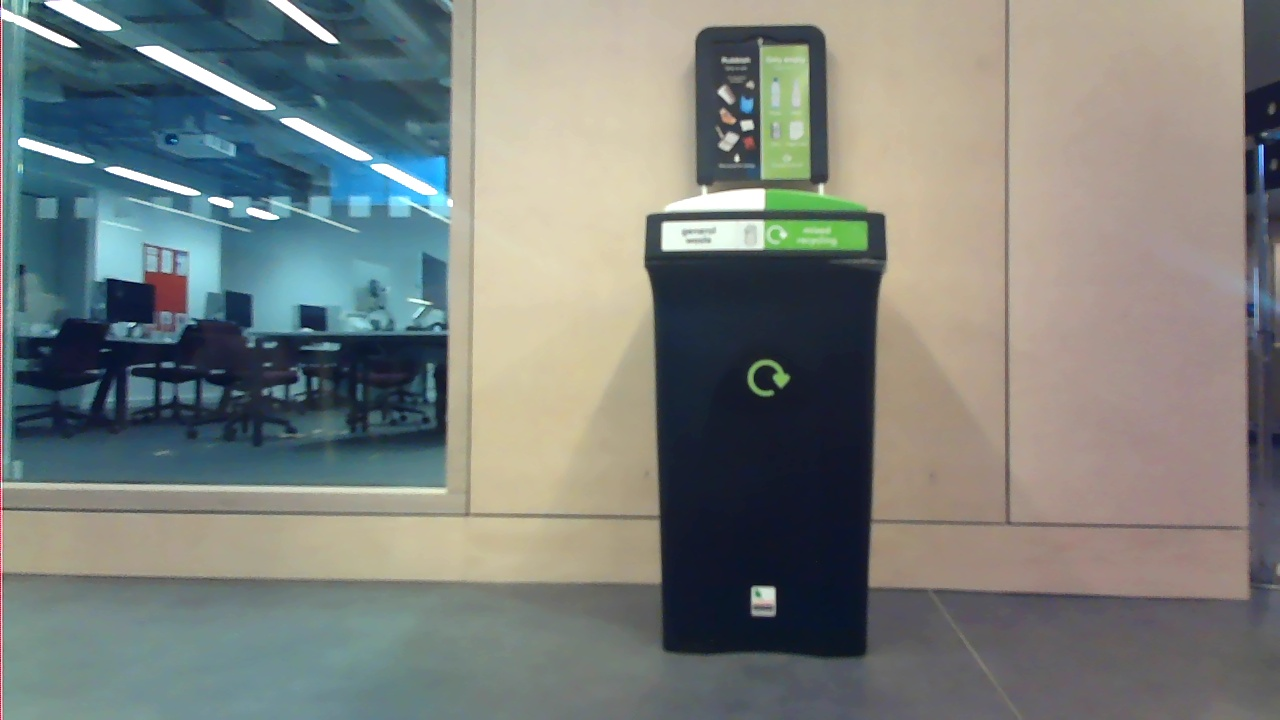
#> input picture Final_Task2c_4/calibration_image_00.jpg, 1280 x 720 px, found by its file name
$ jupyter execute Lab3b.ipynb   (shell and % lines are left out)
#> lines starting #> are read from the running program, lines starting #| are printed output that depends on the picture; long printed decimals are rounded
### functions.py
import numpy as np
# the goal of this routine is to return the minimum cost dynamic programming
# solution given a set of unary and pairwise costs
def dynamicProgram(unaryCosts, pairwiseCosts):

    # count number of positions (i.e. pixels in the scanline), and nodes at each
    # position (i.e. the number of distinct possible disparities at each position)
    nNodesPerPosition = len(unaryCosts)
    nPosition = len(unaryCosts[0])

    # define minimum cost matrix - each element will eventually contain
    # the minimum cost to reach this node from the left hand side.
    # We will update it as we move from left to right
    minimumCost = np.zeros([nNodesPerPosition, nPosition])

    # define parent matrix - each element will contain the (vertical) index of
    # the node that preceded it on the path.  Since the first column has no
    # parents, we will leave it set to zeros.
    parents = np.zeros([nNodesPerPosition, nPosition])

    # FORWARD PASS

    # TODO:  fill in first column of minimum cost matrix
    for cNode in range(nNodesPerPosition):
        minimumCost[cNode, 0] = unaryCosts[cNode][0]


    # Now run through each position (column)
    for cPosition in range(1,nPosition):
        # run through each node (element of column)
        for cNode in range(nNodesPerPosition):
            # now we find the costs of all paths from the previous column to this node
            possPathCosts = np.zeros([nNodesPerPosition,1])
            for cPrevNode in range(nNodesPerPosition):
                # TODO  - fill in elements of possPathCosts
                possPathCosts[cPrevNode,0] = (minimumCost[cPrevNode, cPosition-1] + pairwiseCosts[cPrevNode, cNode])


            # TODO - find the minimum of the possible paths
            minCost = np.min(possPathCosts)
            ind = np.argmin(possPathCosts)

            # Assertion to check that there is only one minimum cost.
            # assert(len(np.where(possPathCosts == minCost)[0]) == 1)

            # TODO - store the minimum cost in the minimumCost matrix
            minimumCost[cNode, cPosition] = unaryCosts[cNode][cPosition] + minCost


            # TODO - store the parent index in the parents matrix
            parents[cNode, cPosition] = ind


    #BACKWARD PASS

    #we will now fill in the bestPath vector
    bestPath = np.zeros([nPosition,1])

    #TODO  - find the index of the overall minimum cost from the last column and put this
    #into the last entry of best path
    minCost = np.min(minimumCost[:, -1])
    minInd = np.argmin(minimumCost[:, -1])
    bestPath[-1] = minInd

    # TODO - find the parent of the node you just found
    bestParent = minInd

    # run backwards through the cost matrix tracing the best patch
    for cPosition in range(nPosition-2,-1,-1):
        # TODO - work through matrix backwards, updating bestPath by tracing parents
        bestPath[cPosition] = parents[int(bestParent), cPosition+1]
        bestParent = bestPath[cPosition]

    # TODO: REMOVE THIS WHEN YOU ARE DONE
    # bestPath = np.floor(np.random.random(nPosition)*nNodesPerPosition)
    return bestPath


def dynamicProgramVec(unaryCosts, pairwiseCosts):

    # same preprocessing code

    # count number of positions (i.e. pixels in the scanline), and nodes at each
    # position (i.e. the number of distinct possible disparities at each position)
    nNodesPerPosition = len(unaryCosts)
    nPosition = len(unaryCosts[0])

    # define minimum cost matrix - each element will eventually contain
    # the minimum cost to reach this node from the left hand side.
    # We will update it as we move from left to right
    minimumCost = np.zeros([nNodesPerPosition, nPosition])

    # TODO: fill this function in. (hint use tiling and perform calculations columnwise with matricies)

    parents = np.zeros([nNodesPerPosition, nPosition])

    unaryCosts = np.array(unaryCosts)
    pairwiseCosts = np.array(pairwiseCosts)

    minimumCost[:, 0] = unaryCosts[:, 0]

    for c in range(1, nPosition):

        prev = minimumCost[:, c-1].reshape(-1, 1)
        transitionCost = prev + pairwiseCosts

        minCost = np.min(transitionCost, axis=0)
        minInd  = np.argmin(transitionCost, axis=0)

        minimumCost[:, c] = unaryCosts[:, c] + minCost
        parents[:, c] = minInd

    bestPath = np.zeros(nPosition, dtype=int)

    bestPath[-1] = np.argmin(minimumCost[:, -1])
    parent = bestPath[-1]

    for c in range(nPosition-2, -1, -1):
        bestPath[c] = parents[parent, c+1]
        parent = bestPath[c]

    # TODO: REMOVE THIS WHEN YOU ARE DONE
    # bestPath = np.floor(np.random.random(nPosition)*nNodesPerPosition)

    return bestPath

### Lab/Lab3b.ipynb
## Lab3 Part 2

Lab3 is splitted into two parts as it is gettign really long.
## Task 5.1 Dynamic Programming
The goal of this second half of the lab is to investigate dynamic progamming along scanlines in stereo vision.  In this part of the practical, we build a basic dynamic programming algorithm, which will solve the same problem as presented in the notes.

In Task5 we will apply this to the stereo problem.

Use the template below, filling in parts marked "TO DO" (only todo for Task 5.1 one is in functions.py).

[cell 1]

import numpy as np
import matplotlib.pyplot as plt

from functions import dynamicProgram, dynamicProgramVec

[cell 2]
# define unary costs : unaryCosts[d,j] represents the cost for having
# disparity d at pixel j.
unaryCosts = np.array([[2.0, 1.1, 5.7, 1.5, 6.0, 3.1],
              [0.8, 4.8, 1.0, 3.0, 6.9, 3.3],
              [4.3, 2.3, 2.4, 2.4, 6.6, 6.2],
              [6.4, 0.0, 6.1, 0.8, 7.1, 2.1],
              [2.3, 2.2, 4.9, 8.9, 1.0, 9.8]])

# define pairwise costs:  pairwiseCosts[a,b] represents the cost for changing from
# disparity level A at pixel j to disparity level B at pixel j+1;
pairwiseCosts = np.array([[   0,   2, 100, 100, 100],
                          [   2,   0,   2, 100, 100],
                          [ 100,   2,   0,   2, 100],
                          [ 100, 100,   2,   0,   2],
                          [ 100, 100, 100,   2,   0]])

[cell 3]
# TODO Fill in the dynamicProgram function in "functions.py"

[cell 4]
# Now, use dynamic programming to find best solution.
bestPath = dynamicProgram(unaryCosts,pairwiseCosts)

# display the nodes
nY = len(unaryCosts)
nX = len(unaryCosts[0])
plt.axis([-1, 6, -1, 6])
for cY in range(nY):
    for cX in range(nX):
        plt.plot(cX,cY,'ro',ms=5.)
        plt.text(cX+.1, cY+.1, unaryCosts[cY,cX])


# display the best path
plt.plot(range(nX),bestPath,'b-')
plt.show()

# calculate the cost of the path computed
bestPathCostUnary = np.sum((np.transpose(unaryCosts).reshape((nX*nY,1)))[(np.add(nY * np.array(range(nX)),np.transpose(bestPath)[0])).astype(int)])
bestPathCostPairwise = np.sum(np.transpose(pairwiseCosts).reshape((nY*nY,1))[np.array([bestPath[0:-1]+nY*bestPath[1:]]).reshape((1,nY)).astype(int)[0]])
bestCost = bestPathCostUnary+bestPathCostPairwise
print('Path Cost =',bestCost)

## Task 5.2 Dynamic Programming for stereo depth estimation

The goal of this part of the practical is to use the dynamic programming routine that you developed in the first part to solve the dense stero problem.

Use the template below, filling in parts marked "TO DO".

### Extra Tasks:
Task hint: Crop or downsample your image if your stereo is slow

Task1: Capture or find two image pairs: one with good stereo depth and one with bad stereo depth result. Note that should have you camera moved horizontally (in parallel to the circuit board plane) with a baseline, and there should be no moving objects in the scene.

Task2: Measure your baseline distance between the camera with a ruler, does the depth esimation match the real distance？

Task3: (Unmarked Optional) Can you use two cameras at the same time for stereo capture?

[cell 5]

import numpy as np
from scipy.io import loadmat
import matplotlib.pyplot as plt
import time
import math
from functions import dynamicProgram, dynamicProgramVec
plt.close('all')

[cell 6]
# load in images and ground truth
data = loadmat('../dataset/StereoData.mat')
#> (reads dataset/StereoData.mat from the repository)
im1 = data['im1'].astype('int')
im2 = data['im2'].astype('int')
gt = data['gt'].astype('int')

[cell 7]
# ground truth disparity is originally expressed in 16'ths of pixels but we
# will only consider whole-pixel shifts
gtDisp = np.round(gt.astype(float)/16)

im1show = im1
im2show = im2
if np.max(im1) > 1:
    im1show = im1.astype(float)/255.
    im2show = im2.astype(float)/255.

# display image
f, (ax1, ax2) = plt.subplots(1, 2)
ax1.imshow(im1, cmap='gray', interpolation='nearest', aspect=1)
ax1.axis('off')
ax2.imshow(im2, cmap='gray', interpolation='nearest', aspect=1)
ax2.axis('off')
plt.show()

### Complete the TODOs in the final cell below

Here we are going to make use of the "dynamicProgram" function we just wrote.

We will first calculate the unary costs before using our function to calculate estimated disparity.

[cell 8]
# figure out size of image
imY = len(im1)
imX = len(im1[0])

# define maximum disparity
maxDisp = 10

# set up pairwiseCosts - we will define a fixed cost of alpha for changing
# disparity or zero cost for staying the same
alpha = 1
pairwiseCosts = alpha*np.ones([maxDisp,maxDisp])-alpha*np.eye(maxDisp)

# initialize the disparity map that we will estimate
estDisp = np.zeros([imY,imX-maxDisp])

# define standard deviation of noise
noiseSD = 6

# display ground truth and estimated disparity
plt.close('all')
f, (ax1, ax2) = plt.subplots(1, 2)
ax1.imshow(gtDisp, vmin=0,vmax=11, cmap='gray', extent=[0,len(gtDisp[0]),0,len(gtDisp)],interpolation='nearest')
ax1.axis('off')
ax1.set_title('Ground Truth')
ax2.axis('off')
plt.show()

# run through each line of image
for cY in range(imY):
    print('Procesing scanline ',cY)

    # define unary costs - we will not use the last few columns of the
    # image as the disparity might map the pixel outside the valid area of
    # the second image
    unaryCosts = np.zeros([maxDisp,imX-maxDisp])

    for cDisp in range(maxDisp):
        cost=np.zeros(imX-maxDisp)
        for cX in range(imX-maxDisp):
            pass
            #TODO - calculate cost for this disparity. This is the
            #negative log likelihood, where the likelihood is a Gaussian
            #with a mean of the value (i.e. intensity) at the offset pixel
            #in image2 and a standard deviation of "noiseSD".
            cost[cX] = 0

        # TODO store this cost in the unaryCosts matrix
        # unaryCosts[ , ] = ...

    # TODO uncomment the line below and call the function that you wrote in the previous section (copy it
    # into the cell above)

    # estDisp[cY,:] = np.transpose(dynamicProgram(unaryCosts,pairwiseCosts))

    # display solution so far
    f, (ax1, ax2) = plt.subplots(1, 2)
    #ax1.clear()
    ax1.imshow(gtDisp, vmin=0,vmax=11, cmap='gray', extent=[0,len(gtDisp[0]),0,len(gtDisp)],interpolation='nearest')
    ax1.axis('off')
    ax1.set_title('Ground Truth')
    #ax2.clear()
    ax2.imshow(estDisp, vmin=0,vmax=12, cmap='gray', extent=[0,len(estDisp[0]),0,len(estDisp)],interpolation='nearest')
    ax2.axis('off')
    ax2.set_title('Estimated Disparity')
    plt.show()


# TODO - investigate how different values of alpha and noiseSD affect the results

# TODO (optional) - rewrite the the "dynamicProgram" in the "dynamicProgramVec" function to make it more efficient.
# Check the improvements by timining the function calls.

# TODO (optional) - you should be able to rewrite this (calculating unary costs) with fewer loops once you have
#the general idea so that it runs faster. Again you can check the speed improvements by timing them.

# TODO (optional)- adapt the algorithm so that it makes use of colour information

[cell 9]
import cv2
import numpy as np
import matplotlib.pyplot as plt
import time
from matplotlib.patches import Rectangle

left_img_path = "/home/ramonalhk/Desktop/COMP0241/COMP0241_Lab/comp0241_25/dataset/task3b/calibration_image_00.jpg"
right_img_path = "/home/ramonalhk/Desktop/COMP0241/COMP0241_Lab/comp0241_25/dataset/task3b/calibration_image_01.jpg"

im1 = cv2.imread(left_img_path, cv2.IMREAD_GRAYSCALE).astype(np.float32)
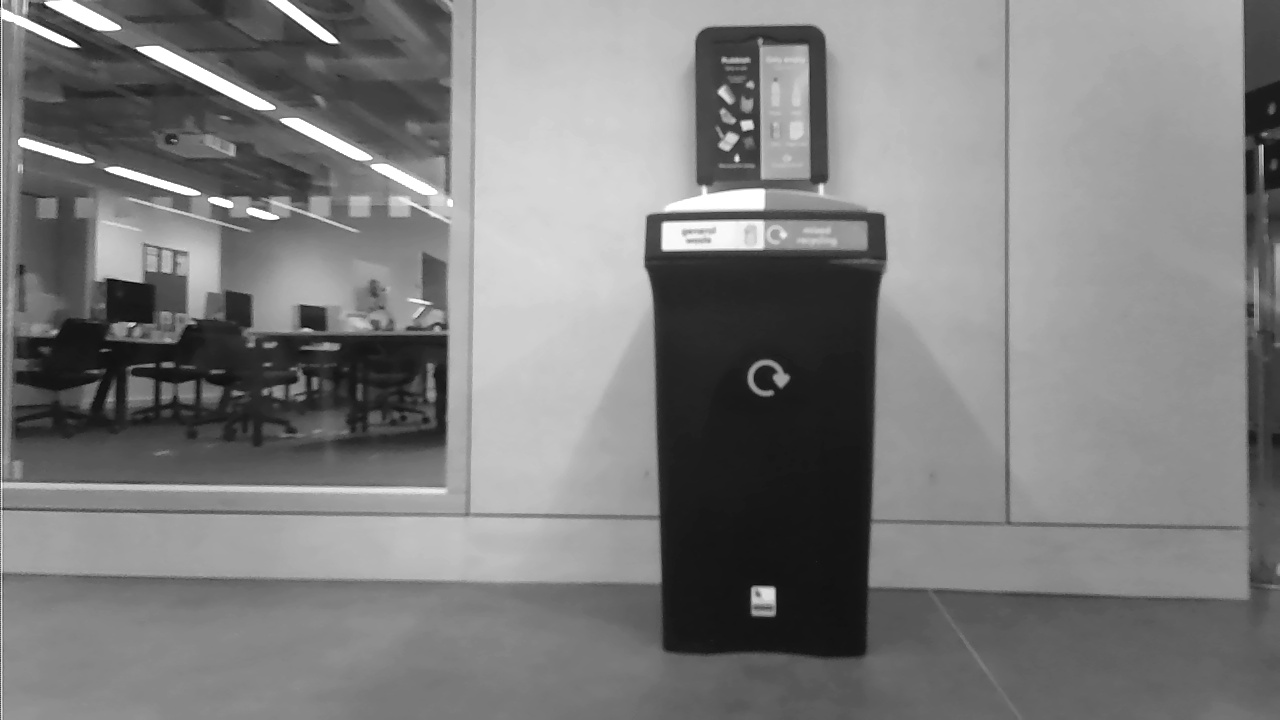
#> im1: shape (720, 1280) float32; min 4, max 255, mean 125.8
im2 = cv2.imread(right_img_path, cv2.IMREAD_GRAYSCALE).astype(np.float32)
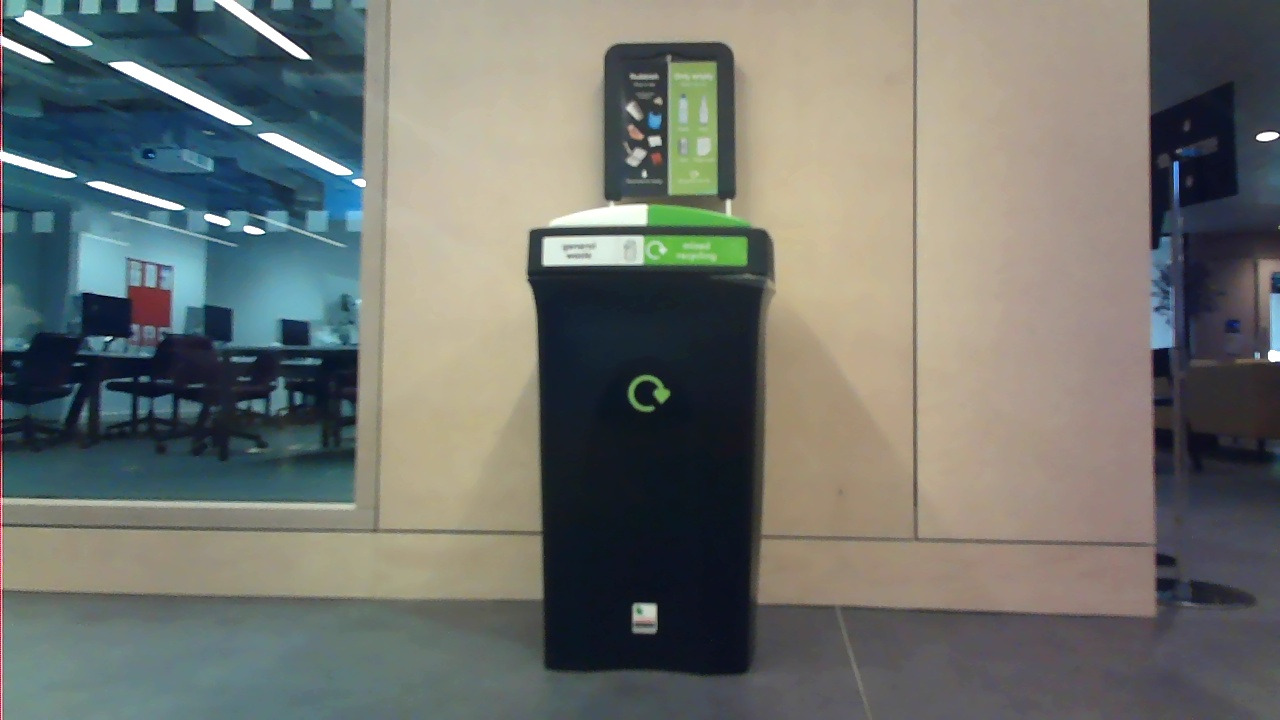
#> input picture Final_Task2c_4/calibration_image_01.jpg, 1280 x 720 px, found by its file name
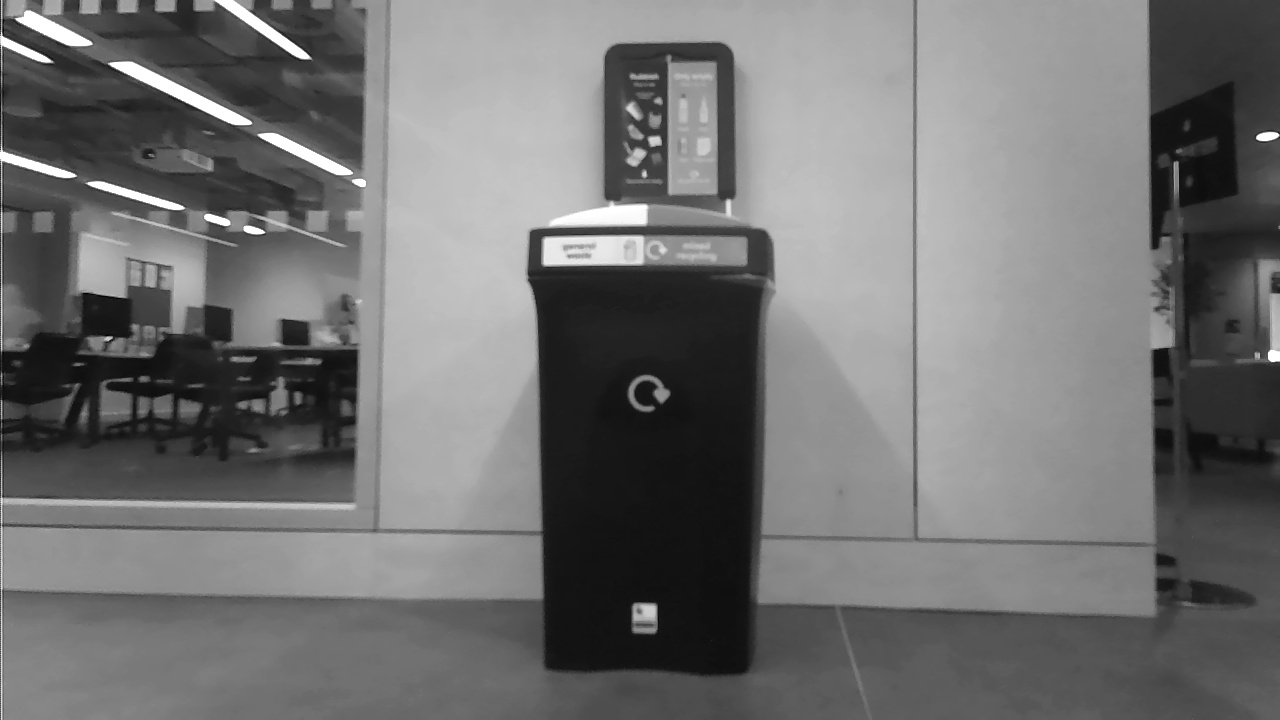
#> im2: shape (720, 1280) float32; min 1, max 255, mean 113.2

if im1 is None or im2 is None:
    raise FileNotFoundError("Images not found")

print("Original:", im1.shape)
#| Original: (720, 1280)

# downsample, because DP stereo cannot run full resolution
scale = 0.35
im1 = cv2.resize(im1, (0,0), fx=scale, fy=scale)
#> im1: shape (252, 448) float32
im2 = cv2.resize(im2, (0,0), fx=scale, fy=scale)
#> im2: shape (252, 448) float32

imY, imX = im1.shape
#> imY = 252; imX = 448
print("Resized:", im1.shape)
#| Resized: (252, 448)

f_pixel = 893.38 * scale
baseline = 0.138

print("Using f_pixel =", f_pixel)

maxDisp = 100
alpha = 1
noiseSD = 8

pairwiseCosts = alpha*np.ones([maxDisp, maxDisp]) - alpha*np.eye(maxDisp)
estDisp = np.zeros([imY, imX - maxDisp])

print("Computing disparity...")

start = time.perf_counter()
for y in range(imY):
    unary = np.zeros([maxDisp, imX - maxDisp])
    for d in range(maxDisp):
        diff = im1[y, :imX-maxDisp] - im2[y, d:d+(imX-maxDisp)]
        unary[d, :] = (diff*diff) / (2*noiseSD*noiseSD)
    estDisp[y, :] = dynamicProgramVec(unary, pairwiseCosts)
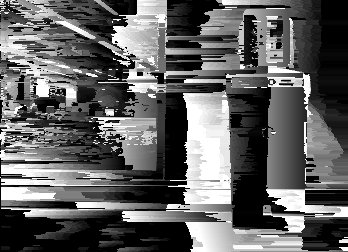
#> estDisp: shape (252, 348) float64; min 0, max 99, mean 38; drawn with min black and max white
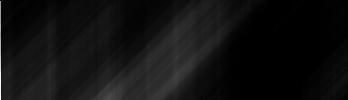
#> unary: shape (100, 348) float64; min 0, max 84.57, mean 5.6; drawn with min black and max white

print("Done:", time.perf_counter()-start, "sec")

# Debug info
print("\n===== Disparity Debug Info =====")
print("estDisp shape:", estDisp.shape)
#| estDisp shape: (252, 348)
print("estDisp min/max:", estDisp.min(), estDisp.max())
#| estDisp min/max: 0.0 99.0
print("estDisp mean:", np.mean(estDisp))
#| estDisp mean: 37.977
print("Number of zeros in estDisp:", np.sum(estDisp == 0))
#| Number of zeros in estDisp: 17178

# Show disparity map
plt.imshow(estDisp, cmap="gray")
plt.colorbar()
plt.title("Disparity")
plt.show()
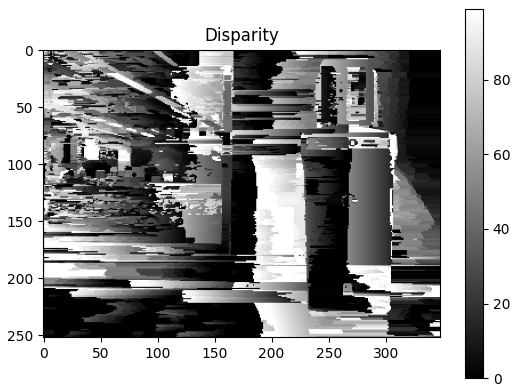
#> figure drawn by matplotlib, 2 panels

# Compute depth
depth = (f_pixel * baseline) / (estDisp + 1e-6)
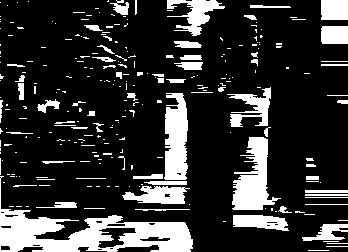
#> depth: shape (252, 348) float64; min 0.436, max 43150254, mean 8452327.1; drawn with min black and max white

print("\n===== Depth Debug Info =====")
print("Depth shape:", depth.shape)
#| Depth shape: (252, 348)
print("Depth min/max:", np.nanmin(depth), np.nanmax(depth))
#| Depth min/max: 0.4359 43150254.000
print("Depth mean:", np.nanmean(depth))
#| Depth mean: 8452327.086

# ============================================
# IMPROVED DEPTH PLOT (CLIPPED) - ADD THIS
# ============================================
depth_clipped = np.clip(depth, 0, 3)  # Clip to 0-3 meters
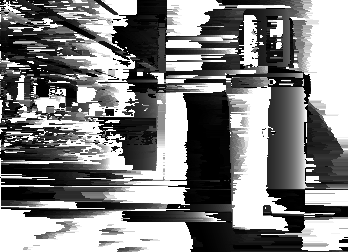
#> depth_clipped: shape (252, 348) float64; min 0.436, max 3, mean 1.73; drawn with min black and max white
plt.imshow(depth_clipped, cmap="jet")
plt.colorbar()
plt.title("Depth (0-3m, clipped)")
plt.show()
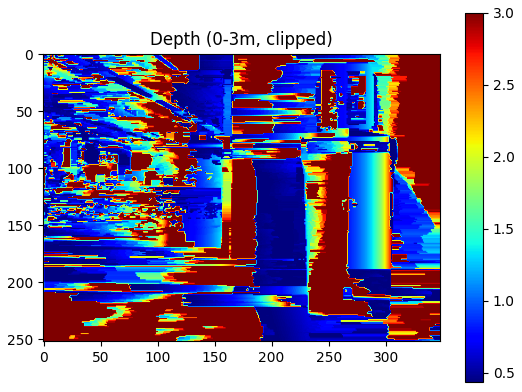
#> figure drawn by matplotlib, 2 panels
# ============================================

# ROI selection
y1, y2 = int(300*scale), min(int(700*scale), estDisp.shape[0])
#> y1 = 105; y2 = 244
x1, x2 = int(500*scale), min(int(650*scale), estDisp.shape[1])
#> x1 = 175; x2 = 227

print(f"\n===== ROI Coordinates =====")
print(f"Scaled ROI: y[{y1}:{y2}], x[{x1}:{x2}]")
#| Scaled ROI: y[105:244], x[175:227]

# Extract and filter ROI
roi_depth = depth[y1:y2, x1:x2]
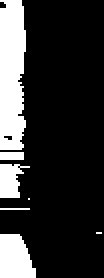
#> roi_depth: shape (139, 52) float64 (shown 2 times larger); min 0.436, max 43150254, mean 8524981.5; drawn with min black and max white
roi_depth_filtered = roi_depth[(roi_depth > 0.3) & (roi_depth < 2.0)]
#> roi_depth_filtered = 5654 values, max 1.96 at index 4455, min 0.436 at index 0, mean 0.528

estimated_depth = np.median(roi_depth_filtered)
#> estimated_depth = 0.459
real_depth = 0.60

print("\n===== Depth Evaluation =====")
print(f"Estimated Depth: {estimated_depth:.3f}m")
#| Estimated Depth: 0.459m
print(f"Real Depth: {real_depth}m")
print(f"Error: {abs(estimated_depth - real_depth):.3f}m")
#| Error: 0.141m
